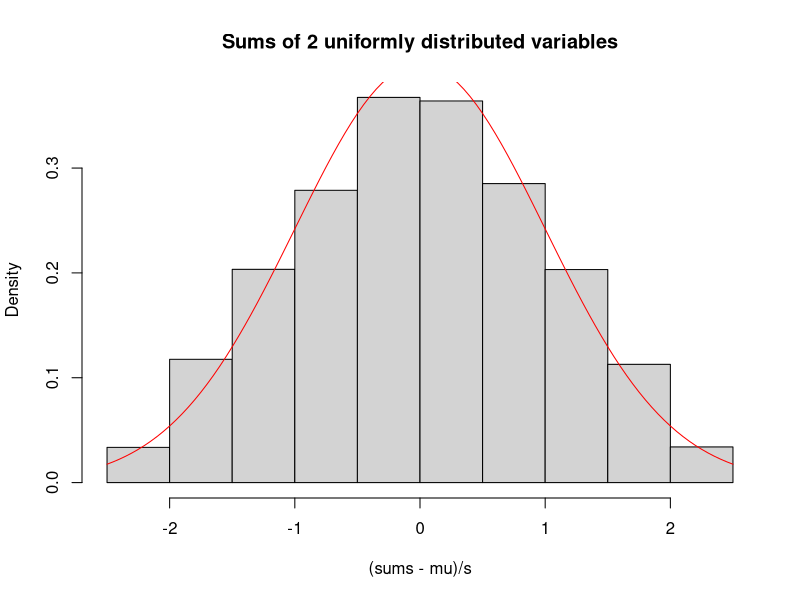
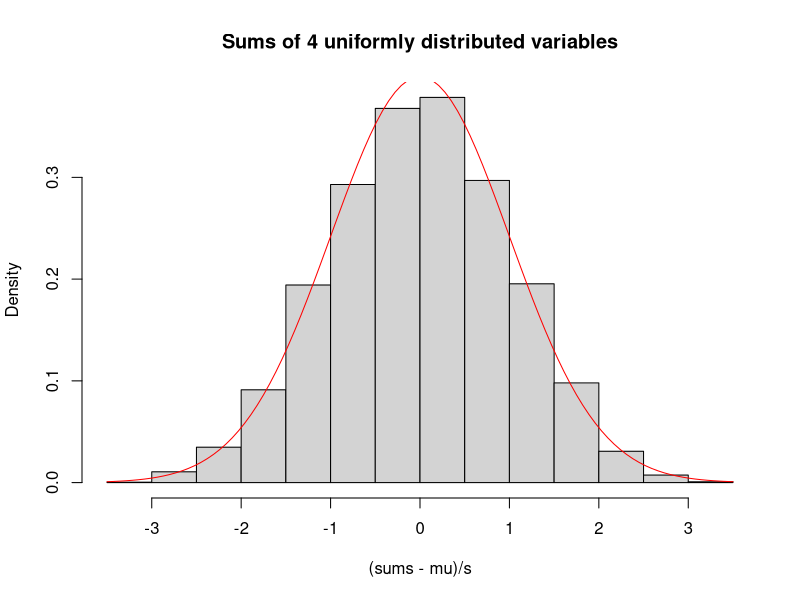
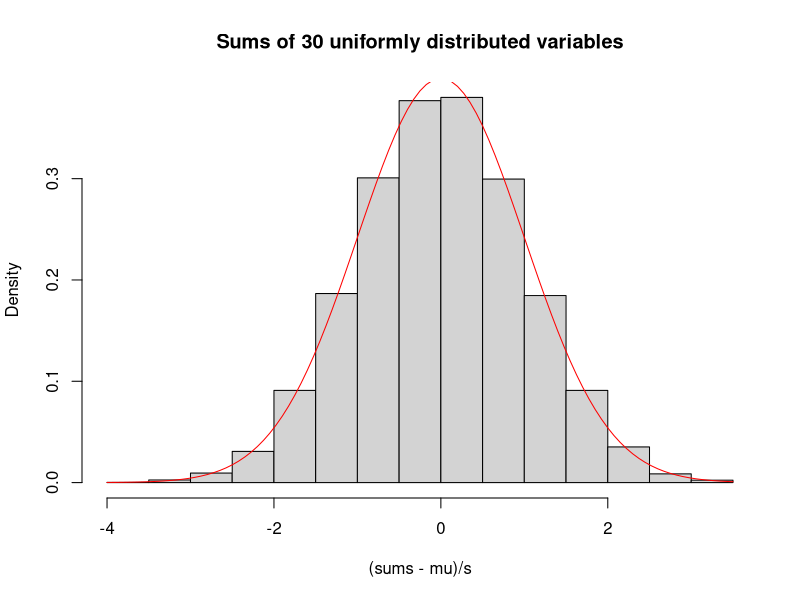
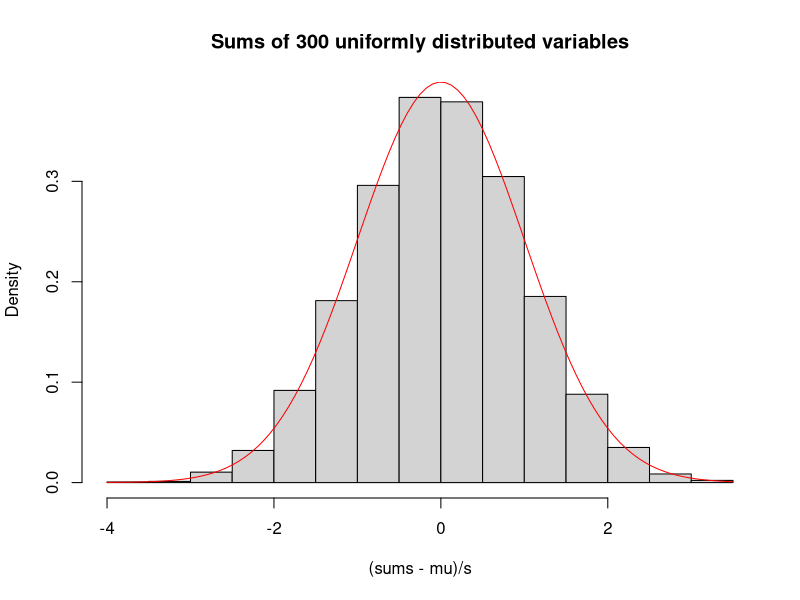
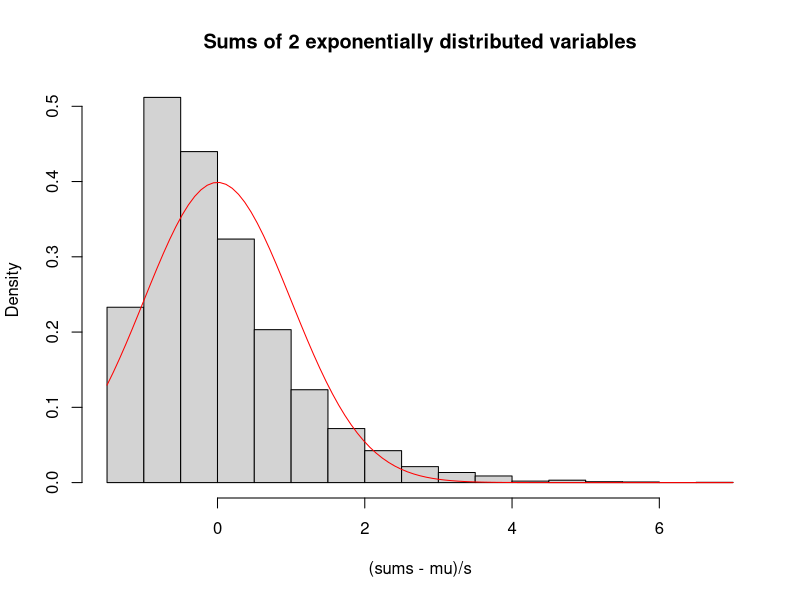
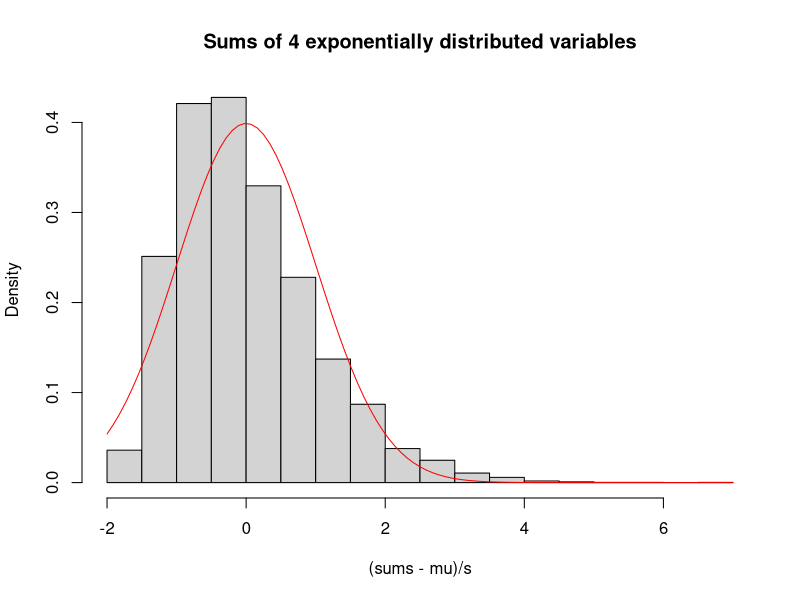
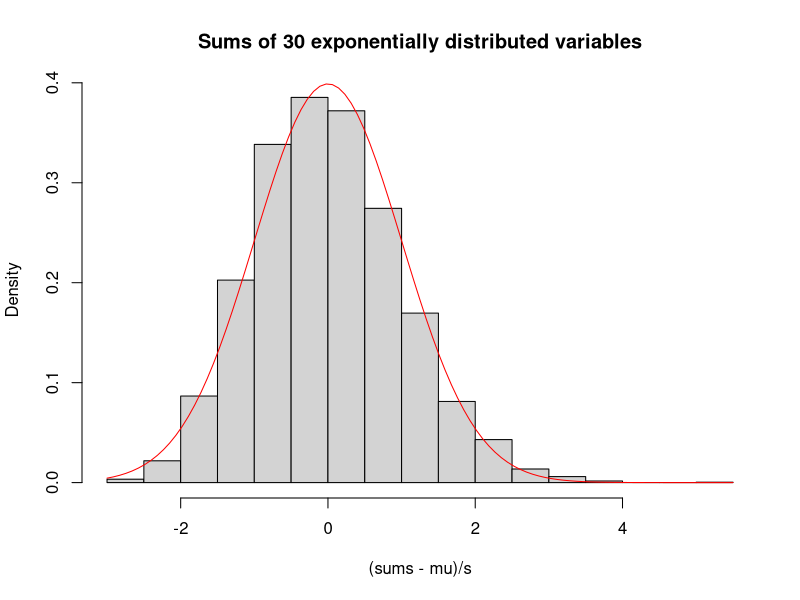
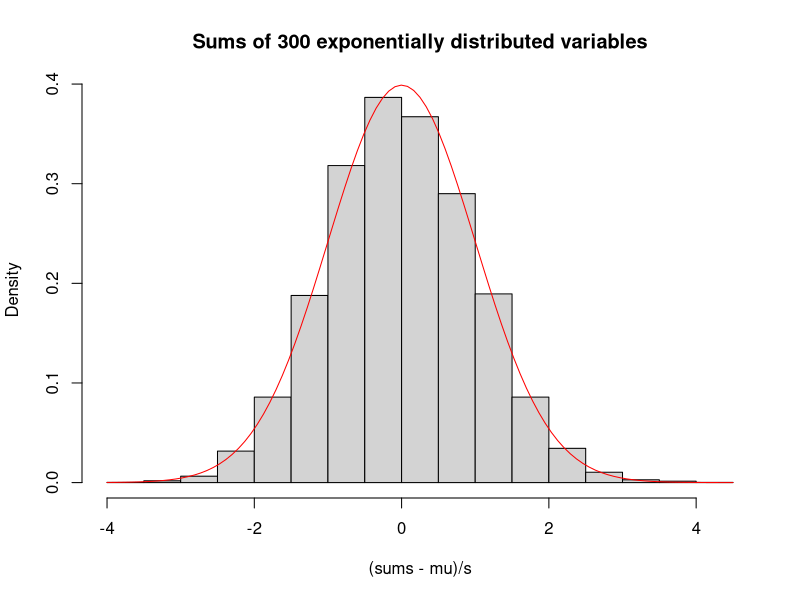

R code for these plots, in order: (Note: this script raises an error after producing the figures.)
## ---- chunk 1
for(i in c(2, 4, 30, 300)) {
	# Repeat the experiment 10000 times
	sums= replicate(10000,sum(runif(i)))
	
	# Sample mean and standard deviation
	mu=mean(sums)
	s = sd(sums)
	
	# Plot the histogram of sums
	hist((sums-mu)/s,freq=FALSE, main=paste("Sums of", i,"uniformly distributed variables"))
	
	# Add the normal curve for comparison
	x <- seq(0,i,length=100)
	curve(dnorm(x), col = "red", add = TRUE)
}
## ---- chunk 2
for(i in c(2, 4, 30, 300)) {
	sums= replicate(10000,sum(rexp(i)))
	mu = mean(sums)
	s = sd(sums)
	hist((sums-mu)/s,freq=FALSE, main=paste("Sums of", i,"exponentially distributed variables"))
	x <- seq(0,i,length=100)
	curve(dnorm(x), col = "red", add = TRUE)
}
## ---- chunk 3
x = seq(0,100,by = 0.01)




exponent = exp(x)
pr1 = ecdf(exponent)
plot(exponent,type="l")

z = seq(-3, 3, by=0.01)
pr1 = P(z) 

plot(pr1,type="l")


unif = dunif(x,min = 15,max = 50)
pr2 = ecdf(unif)
plot(unif,type="l")
plot(pr2)

rand = rnorm(x)
pr2 = ecdf(rand)
plot(rand)
plot(pr2)


## ---- chunk 4
monte_carlov_mthd <- function(x) {
  kd= seq(from = 0,to = x)
  pr = c()
  for(i in kd){
  #  pr <- append(abs(Fnormal(i)-Fsum(i))
    
  }
  return (max(pr))
}
## ---- chunk 5
St <- function(n, k, A){
  #(k-A)/(s/sqrt(n))
  return ()
}
